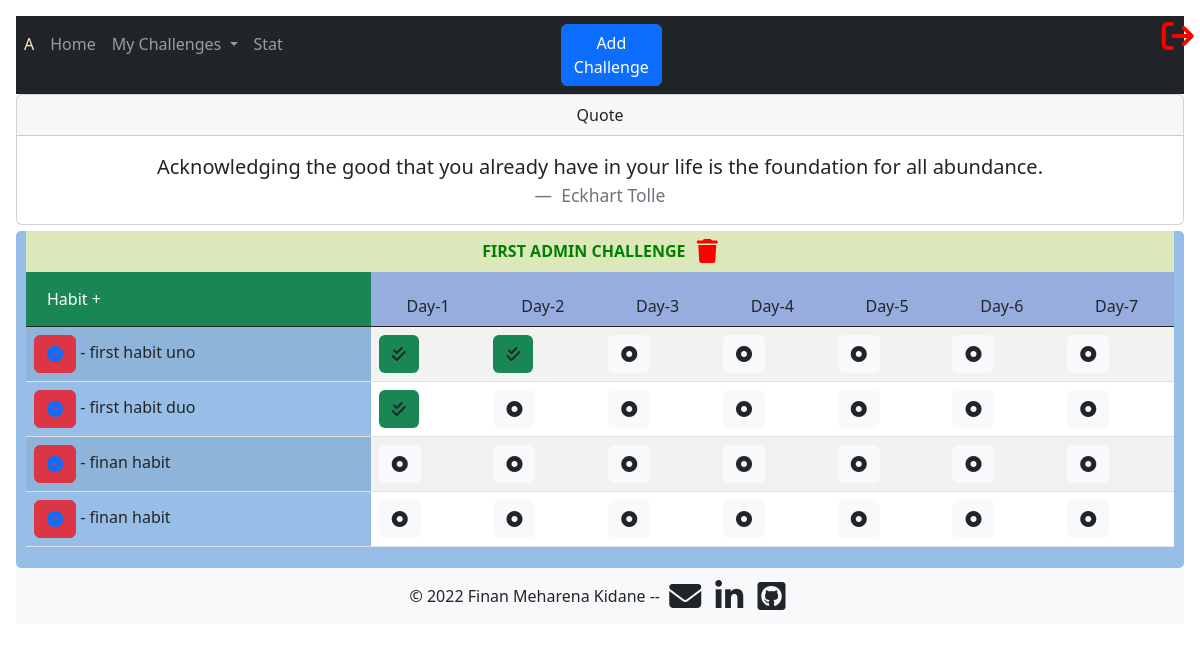
The page /home (signed in) on the database as committed earlier.
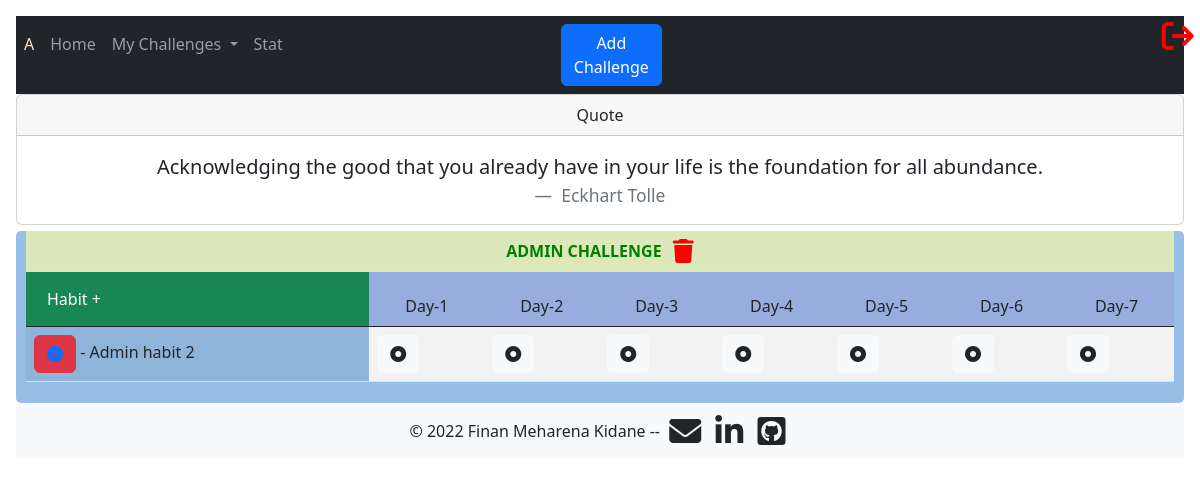
The same page on the database as committed later.
### website/models.py (models this page shows)
class User(db.Model, UserMixin):
    id = db.Column(Integer, primary_key=True)
    name = db.Column(String)
    email = db.Column(String)
    password = db.Column(String)
    challenges = db.relationship('Challenge')

class Challenge(db.Model, UserMixin):
    id = db.Column(Integer, primary_key=True)
    name = db.Column(String)
    days = db.Column(Integer)
    habits = db.relationship('Habits')
    user_id = db.Column(Integer, ForeignKey('user.id'))

class Habits(db.Model, UserMixin):
    id = db.Column(Integer, primary_key=True)
    name = db.Column(String)
    completed = db.Column(Integer)
    challenge_id = db.Column(Integer, ForeignKey('challenge.id'))

### website/views.py (the view)
@views.route('/home')
@login_required
def home():
    quotes=Quotes.query.all()
    year=now.year
    try:
        challenge = Challenge.query.filter_by(user_id=current_user.id)[0]
    except IndexError:
        return render_template('base.html')
    else:
        challenge = Challenge.query.filter_by(user_id=current_user.id)[0]
    challenge_name = challenge.name
    days = int(challenge.days)
    habits = [habit.name for habit in challenge.habits]
    all_challenges = Challenge.query.filter_by(user_id=current_user.id).all()
    list_of_completed = [habit.completed.split('|')[:-1] for habit in Habits.query.filter_by(challenge_id=challenge.id)]
    for element in list_of_completed:
        for i in range(len(element)):
            if not (element[i] == '' or element[i] == '|'):
                element[i] = int(element[i])
    print(list_of_completed)
    return render_template('base.html',
                           current_user=current_user,
                           name=challenge_name,
                           days=days,
                           habits=habits,
                           done=list_of_completed,
                           challenges=all_challenges,
                           quotes=quotes,
                           year=year)

### website/__init__.py (called while the page is built)
def create_app():
    app = Flask(__name__)
    app.config['SECRET_KEY'] = 'secret'
    app.config['SQLALCHEMY_DATABASE_URI'] = f"sqlite:///{DB_NAME}"
    app.config['SQLALCHEMY_TRACK_MODIFICATIONS']=False
    db.init_app(app)
    from .views import views
    from .auth import auth
    from .models import User, Quotes
    app.register_blueprint(views, url_prefix='/')
    app.register_blueprint(auth, url_prefix='/')
    login_manager=LoginManager()
    login_manager.login_view='views.home'
    login_manager.init_app(app)
    @login_manager.user_loader
    def load_user(id):
        return User.query.get(int(id))
    return app

### website/templates/base.html (shortened to what this page needs)
<!DOCTYPE html>
<html lang="en">
<head>
  <link rel="stylesheet" href="{{ url_for('static', filename='styles/styles.css') }}">
  <link href="https://cdn.jsdelivr.net/npm/bootstrap@5.0.2/dist/css/bootstrap.min.css" rel="stylesheet"
>
  <link href="https://cdn.jsdelivr.net/npm/bootstrap@5.0.2/dist/css/bootstrap.min.css" rel="stylesheet">
  <link rel="stylesheet" href="https://cdnjs.cloudflare.com/ajax/libs/font-awesome/6.1.2/css/all.min.css">
  <link rel="stylesheet" href="https://cdn.jsdelivr.net/npm/bootstrap@5.0.0-alpha1/dist/css/bootstrap.min.css">
  <link rel="stylesheet" href="https://cdnjs.cloudflare.com/ajax/libs/font-awesome/4.7.0/css/font-awesome.min.css">
</head>
<body>
<nav class="navbar navbar-expand-lg navbar-dark bg-dark">
  <div class="collapse navbar-collapse" id="navbarNavDropdown">
    <ul class="navbar-nav">
      <li class="nav-item">
        <a class="nav-link" href="#" style="color:bisque">{{ current_user.name[0] }}</a>
      </li>
        <li class="nav-item active">
        <a class="nav-link nav-texts" href="{{ url_for('views.home') }}">Home <span class="sr-only">(current)</span></a>
        </li>
        <li class="nav-item dropdown">
        <a class="nav-link dropdown-toggle" href="#" id="navbarDropdownMenuLink" data-toggle="dropdown" aria-haspopup="true" aria-expanded="false">
          My Challenges
        </a>
      </li>
      <li class="nav-item">
        <a class="nav-link" href="#">Stat</a>
      </li>
      <li class="nav-item add-button">
          <button type="button" class="btn btn-primary" data-bs-toggle="modal" data-bs-target="#exampleModal">
            Add Challenge
          </button>
      </li>
        <li class="nav-item logout-button">
          <a  style="color:red;" href="{{ url_for('auth.logout') }}">
            <i class="fa-solid fa-arrow-right-from-bracket fa-2xl"></i>
          </a>
        </li>
    </ul>
  </div>
</nav>
{% include "quotes.html" %}
{% if name %}
<div class="my-table ">
      <table class="table table-striped  my-table">
          <thead>
          <tr>
            <th style="text-align:center; background-color:#dce8ba; color:green;" colspan="{{days + 1 }}">
                {{ name.upper() }}
                <div style="display:inline; color:red; padding-left:7px;">
                    <a href="{{ url_for('views.delete_challenge', challenge=name) }}" title="Delete">
                        <i class="fa-sharp fa-solid fa-trash fa-xl" style="color:red;"></i>
                    </a>
                </div>
            </th>
          </tr>
          <tr>
            <td class="bg-success">
                <button type="button" class="btn btn-success btn-block" data-bs-toggle="modal" data-bs-target="#exampleModal1">
                    Habit +
                 </button>
            </td>
            {% for day in range(days) %}
            <td style="background-color:#97adde; text-align:center;"> Day-{{ day+1}} </td>
            {% endfor %}
          </tr>
          </thead>
          <tbody>
          {% for  habit in habits %}
          <tr>
            <td class="bg-#778bc7">
                <button class="btn btn-danger">
                    <a href="{{ url_for('views.delete_habit', habit=habit, challenge=name) }}">
                        <i class="fa-solid fa-circle-minus"></i>
                    </a>
                </button> -
                {{ habit }}
            </td>
            {% for day in range(1,days+1) %}
            <td style="background-color:white;">
                {% if day in done[habits.index(habit)] %}
                <a href="{{ url_for('views.undo', day=day, habit=habit,challenge=name) }}">
                    <button class="btn btn-block bg-success">
                         <i class="fa-solid fa-check-double"></i>
                    </button>
                </a>
                {% else %}
                  <a href="{{ url_for('views.completed', day=day, habit=habit , challenge=name) }}">
                    <button class="btn btn-block bg-light">
                        <i class="fa-solid fa-circle-dot"></i>
                    </button>
                 </a>
                {% endif %}
            </td>
            {% endfor %}
          </tr>
          {% endfor %}
          </tbody>
    </table>
</div>
{% endif %}
<footer style="background-color:white; width:100%;" class="footer bg-light text-center text-lg-start">
						  <div style="padding" class="text-center p-3">
							© {{year}} Finan Meharena Kidane --
							<a style="text-decoration:none" class="base-links text-dark" href="mailto:finanmeharenak@gmail.com" target="_blank">
								<i class="fa-solid fa-brands-base fa-envelope fa-2xl">
								</i>
							</a>
							<a style="text-decoration:none" class="base-links text-dark" href="https://www.linkedin.com/in/finan-meharena-kidane/" target="_blank">
								<i class="fa-brands fa-brands-base fa-linkedin fa-2xl"></i>
							</a>
							<a style="text-decoration:none" class="base-links text-dark" href="https://github.com/Fiann-Meharena-Kidane" target="_blank">
								<i class="fa-brands fa-brands-base fa-square-github fa-2xl"></i>
							</a>
						  </div>
			</footer>
</body>
</html>

### website/templates/quotes.html (shortened to what this page needs)
<html lang="en">
  <head>
    <link href="https://cdn.jsdelivr.net/npm/bootstrap@5.2.0/dist/css/bootstrap.min.css" rel="stylesheet">
    <link href="https://getbootstrap.com/docs/5.2/assets/css/docs.css" rel="stylesheet">
  </head>
  <body class="p-3 m-0 border-0 bd-example">
    <div style="width:100%;text-align:center;" id="carouselExampleControls" class="carousel slide pointer-event carousel-fade" data-bs-ride="carousel">
      <div class="carousel-inner">
        <div class="carousel-item active">
                  <div class="card">
                  <div class="card-header">
                      Quote
                    </div>
                    <div class="card-body">
                      <blockquote class="blockquote mb-0">
                        <p>Acknowledging the good that you already have in your life is the foundation for all abundance.</p>
                        <footer class="blockquote-footer"> Eckhart Tolle </footer>
                      </blockquote>
                    </div>
               </div>
        </div>
      </div>
    </div>
  </body>
</html>

### website/static/styles/styles.css (style rules this page uses)
.my-table { background-color:#97bee6; border-radius:5px; padding-bottom:5px; padding-left:10px; padding-right:10px; margin-top:0.5%; }
.add-button { padding-left:270px; }
.logout-button { color:red; padding-left:500px; }
.footer { background-color:none; width:108%; }
.fa-brands-base { padding:5px; }

Rows that differ between the two databases and show on the page:
removed Challenge: upper "FIRST ADMIN CHALLENGE"
no longer on this page (row edited): Habits: name "first habit uno"
no longer on this page (row edited): Habits: name "first habit duo"
removed Habits: name "finan habit"
removed Habits: name "finan habit"
added Challenge: upper "ADMIN CHALLENGE"
added Habits: name "Admin habit 2"
